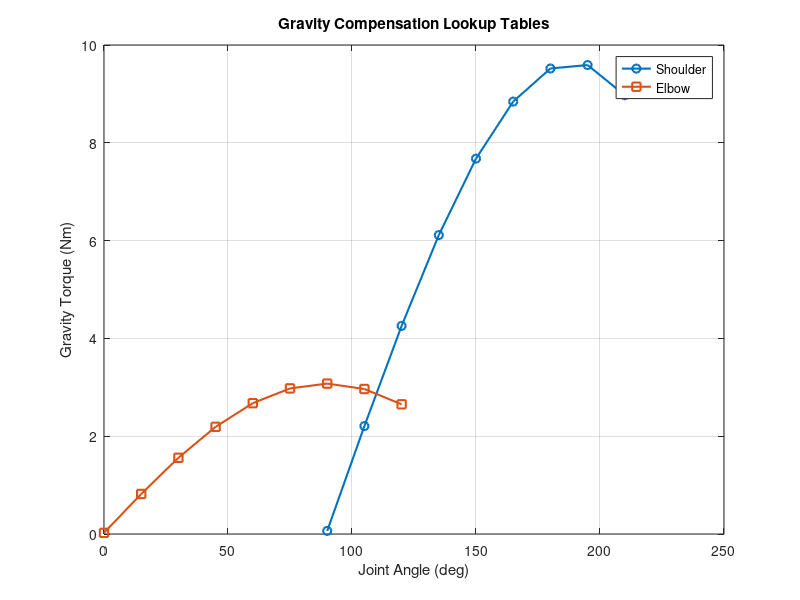

Here is the MATLAB script that generated this plot:
%% Shoulder gravity compensation
shoulderAngleLUT = 90:15:210;

shoulderTorqueLUT = [ ...
    0.0631 2.2069 4.2559 6.1127 7.6766 ...
    8.8433 9.5199 9.5899 8.9738];

%% Elbow gravity compensation
elbowAngleLUT = 0:15:120;

elbowTorqueLUT = [ ...
    0.02352 0.81884 1.5584 2.1917 2.6756 ...
    2.9773 3.0760 2.9651 2.6521];

%% Plot gravity torque curves
figure;

plot(shoulderAngleLUT,shoulderTorqueLUT,'-o','LineWidth',1.5);
hold on;
plot(elbowAngleLUT,elbowTorqueLUT,'-s','LineWidth',1.5);

xlabel('Joint Angle (deg)');
ylabel('Gravity Torque (Nm)');
title('Gravity Compensation Lookup Tables');
legend('Shoulder','Elbow','Location','best');
grid on;
